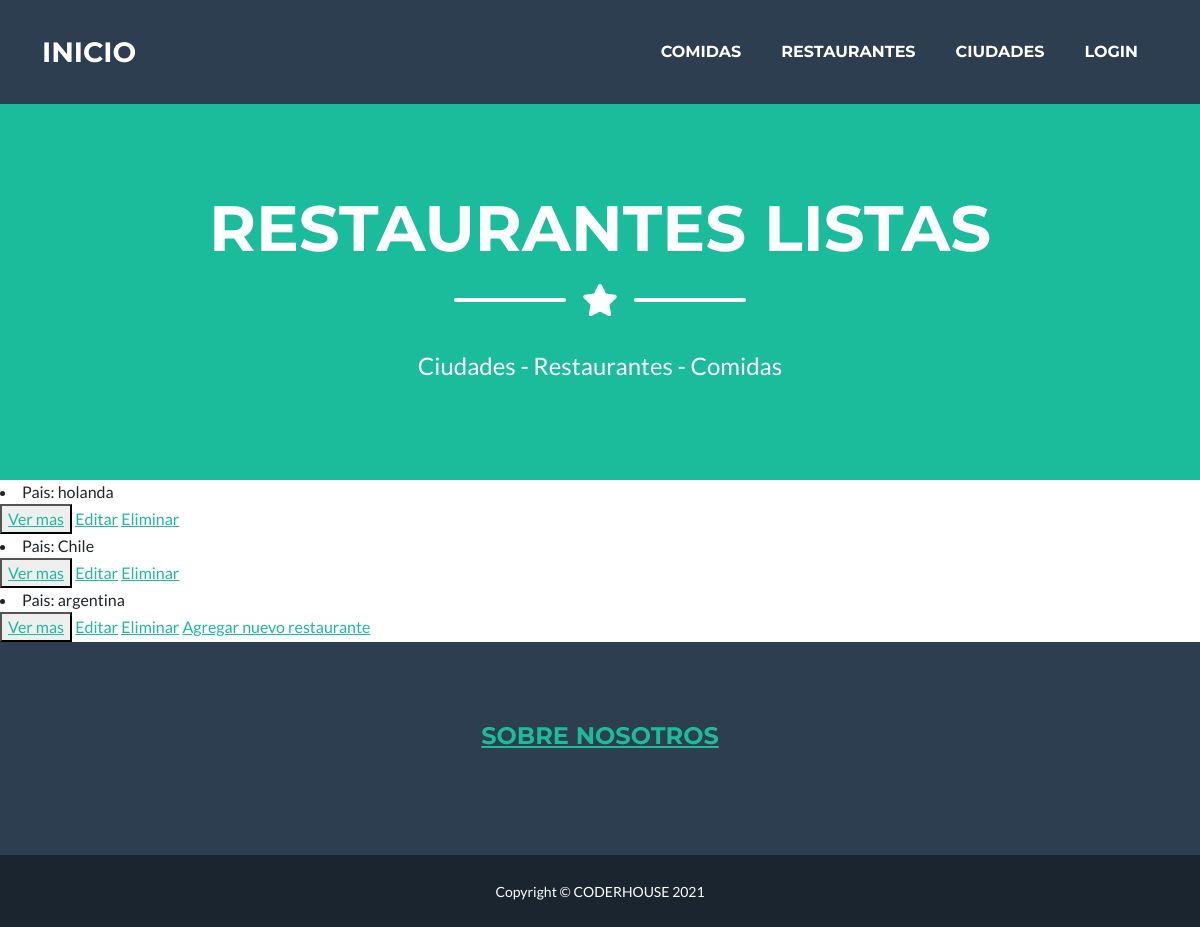
The page /prueba/restaurante/list/ on the database as committed earlier.
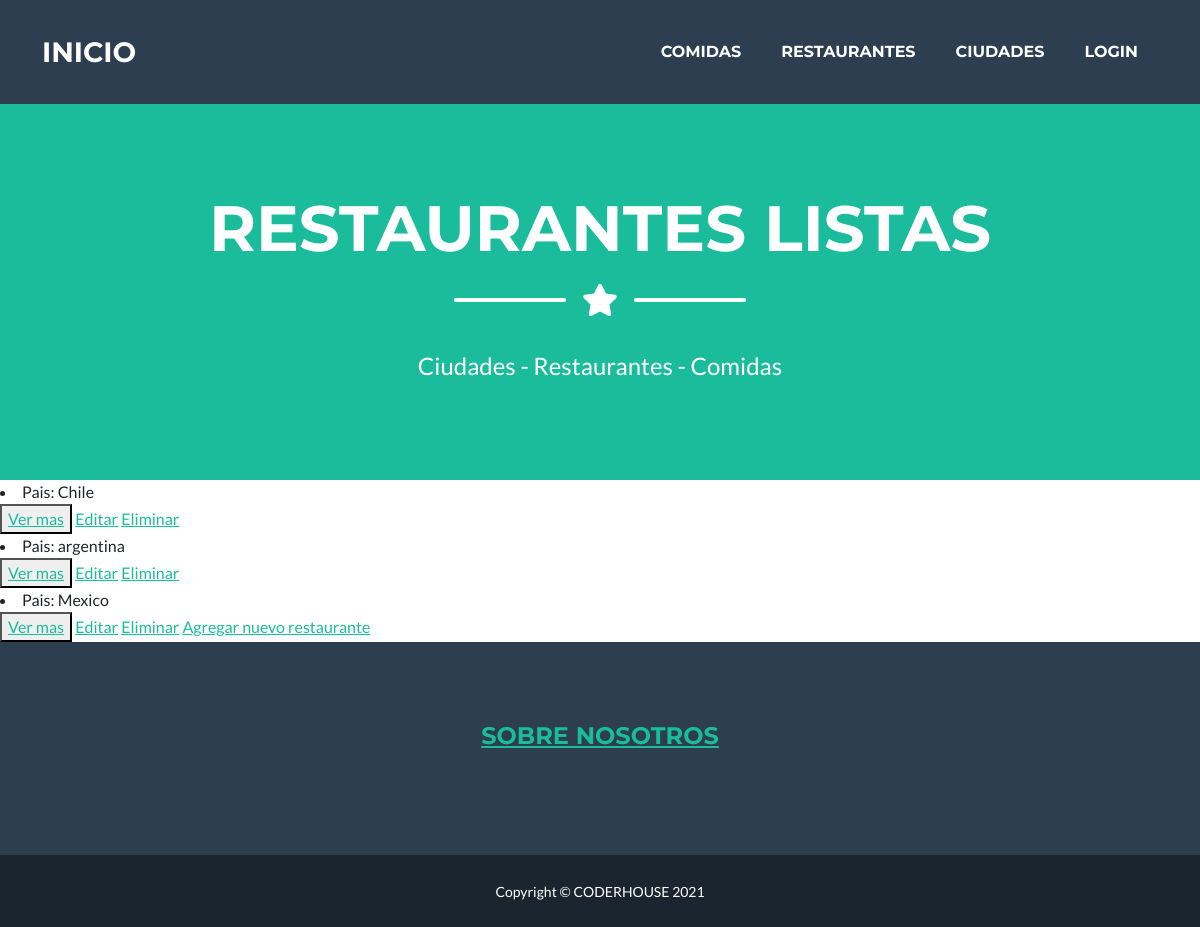
The same page on the database as committed later.
### prueba/models.py (models this page shows, shortened)
class Restaurante(models.Model):
    pais =models.CharField(max_length=100)
    nombre =models.CharField(max_length=100)

### prueba/views.py (the view)
# urls.py: path('restaurante/list/', RestauranteList.as_view(), name= "ResList"),
class RestauranteList(ListView):
    model= Restaurante
    template_name= "restaurantes_list.html"

### prueba/templates/restaurantes_list.html (shortened to what this page needs)
{% extends "padre.html" %}
{% load static %}
    {% block contenidosubtitulo %}
    <h1 class="masthead-heading text-uppercase mb-0">Restaurantes Listas</h1>
    {% endblock %}
    {% block contenido %}
        {% for j in object_list %}
        <li>Pais: {{j.pais}}
        </li>
        <button>
            <a href="{% url 'ResDetail' j.id %}">Ver mas</a>
        </button>
            <a href="{% url 'ResEdit' j.id %}">Editar</a>
            <a href="{% url 'ResEliminar' j.id %}">Eliminar</a>
        {% endfor %}
        <a href="{% url 'ResNew' %}">Agregar nuevo restaurante</a>
    {% endblock %}

Rows that differ between the two databases and show on the page:
removed Restaurante: pais "holanda"
added Restaurante: pais "Mexico"
